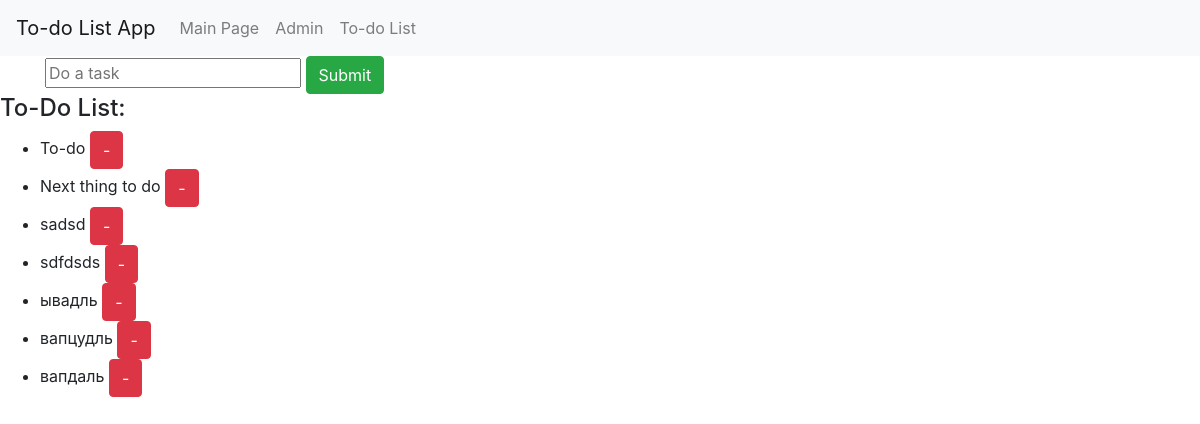
The page /ToDoApp/todo/ on the database as committed earlier.
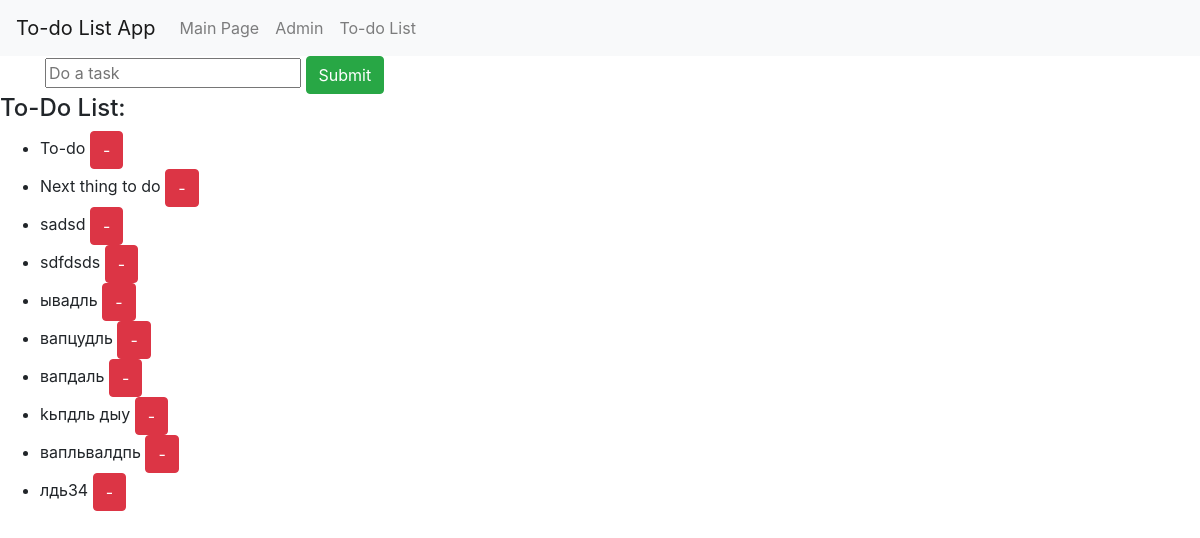
The same page on the database as committed later.
### ToDoApp/models.py (models this page shows)
class ToDoClass(models.Model):
    content = models.CharField(max_length=20)
    def __str__(self):
        return self.content

### ToDoApp/views.py (the view)
# urls.py: path('todo/',views.todo,name='todo'),
def todo(request):
    toDoList = ToDoClass.objects.all()
    toDo_dict = {'contents':toDoList}
    return render(request,'ToDoApp/todolist.html', context = toDo_dict)

### templates/ToDoApp/todolist.html (shortened to what this page needs)
<!DOCTYPE html>
{% extends "ToDoApp/base.html" %}
{% block body_block %}
<div class="container">
    <form action="/ToDoApp/toDoList/" method="POST">
      <input type="text" name="content" placeholder="Do a task">
    <input type="submit" class="btn btn-success" value="Submit">
    </form>
</div>
<h4>To-Do List:</h4>
<ul>
  {% for content in contents %}
  <li>
    <form style="display:inline;" action="/ToDoApp/DeleteATask/" method="POST">
      {{content}}
    <input type="submit" class="btn btn-danger" value="-">
    </form>
  </li>
  {% endfor %}
</ul>
{% endblock %}

### templates/ToDoApp/base.html (shortened to what this page needs)
<!doctype html>
<html lang="en">
  <head>
    <link rel="stylesheet" href="https://stackpath.bootstrapcdn.com/bootstrap/4.3.1/css/bootstrap.min.css">
    <nav class="navbar navbar-expand-lg navbar-light bg-light">
      <a class="navbar-brand" href="#">To-do List App</a>
      <div class="collapse navbar-collapse" id="navbarNav">
        <ul class="navbar-nav">
          <li class="nav-item">
            <a class="nav-link" href="{% url 'index' %}">Main Page</a>
          </li>
          <li class="nav-item">
            <a class="nav-link" href="{% url 'admin:index'%}">Admin</span></a>
          </li>
          <li class="nav-item">
            <a class="nav-link" href="{% url 'ToDoApp:todo'%}">To-do List</span></a>
          </li>
        </ul>
      </div>
    </nav>
    {% block body_block %}
    {% endblock %}
  </body>
</html>

Rows that differ between the two databases and show on the page:
added ToDoClass: content "kьпдль дыу"
added ToDoClass: content "вапльвалдпь"
added ToDoClass: content "лдь34"
